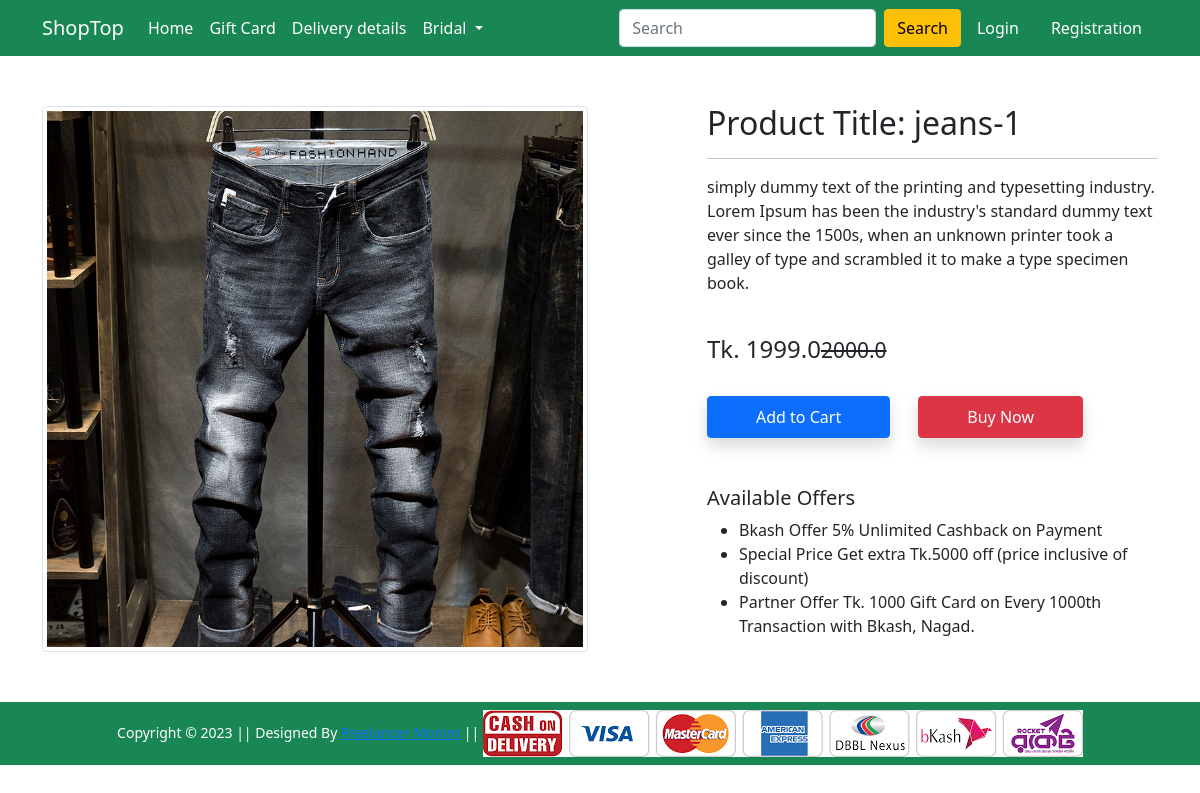
Screenshot of /product-detail/2 with the database file from the repository.
### Shop/models.py (models this page shows, shortened)
class Product(models.Model):
    title = models.CharField(max_length=100)
    seling_price = models.FloatField()
    discounted_price = models.FloatField()
    description = models.TextField()
    brand = models.CharField(max_length=100)
    category = models.CharField(choices=CATEGORY_CHOICES,max_length=100)
    product_image = models.ImageField(upload_to='productimg')

### Shop/views.py (the view)
# urls.py: path('product-detail/<int:pk>', views.ProductDetailView.as_view(), name='product-detail'),
class ProductDetailView(View):
    def get(self, request, pk):
        totalitem = 0
        product = Product.objects.get(pk=pk)
        item_already_in_cart = False
        if request.user.is_authenticated:
            item_already_in_cart = Cart.objects.filter(Q(product=product.id) & Q(user=request.user)).exists()
            if request.user.is_authenticated:
               totalitem = len(Cart.objects.filter(user=request.user))
        return render(request, 'Shop/productdetail.html', {'product': product, 'item_already_in_cart':item_already_in_cart, 'totalitem':totalitem})

### Shop/templates/Shop/productdetail.html (shortened to what this page needs)
{% extends 'Shop/base.html' %}
{% load static %}
{% block main-content %}
<div class="container my-5">
    <div class="row">
        <div class="col-sm-6 text-center align-self-center">
            <img src="{{product.product_image.url}}" alt="" class="img-fluid img-thumbnail">
        </div>
        <div class="col-sm-5 offset-sm-1">
            <h2>Product Title: {{product.title}}</h2>
            <hr>
            <p>{{product.description}}</p> <br>
            <h4>Tk. {{product.discounted_price}}<small class="fw-light text-decoration-line-through">{{product.seling_price}}</small></h4> <br>
            {% if item_already_in_cart %}
            <a href="{% url 'showcart' %}" class="btn btn-primary shadow px-5 py-2">Already in cart</a>
            {% else %}
            <form action="/add-to-cart" class="d-inline">
                <button type="submit" class="btn btn-primary shadow px-5 py-2">Add to Cart</button>
            </form>
            {% endif %}
            <a href="{% url 'buy-now' %}" class="btn btn-danger shadow px-5 py-2 ms-4">Buy Now</a>
            <h5 class="mt-5">Available Offers</h5>
            <ul>
                <li>Bkash Offer 5% Unlimited Cashback on Payment</li>
                <li>Special Price Get extra Tk.5000 off (price inclusive of discount)</li>
                <li>Partner Offer Tk. 1000 Gift Card on Every 1000th Transaction with Bkash, Nagad.</li>
            </ul>
        </div>
    </div>
</div>
{% endblock main-content %}

### rows the page displays
Product: product_image (picture), title "jeans-1", description "simply dummy text of the printing and typesetting industry. Lorem Ipsum has been the industry's standard dummy text ever since the 1500s, when an unknown printer took a galley of type and scrambled it to make a type specimen book.", discounted_price "1999.0", seling_price "2000.0"
